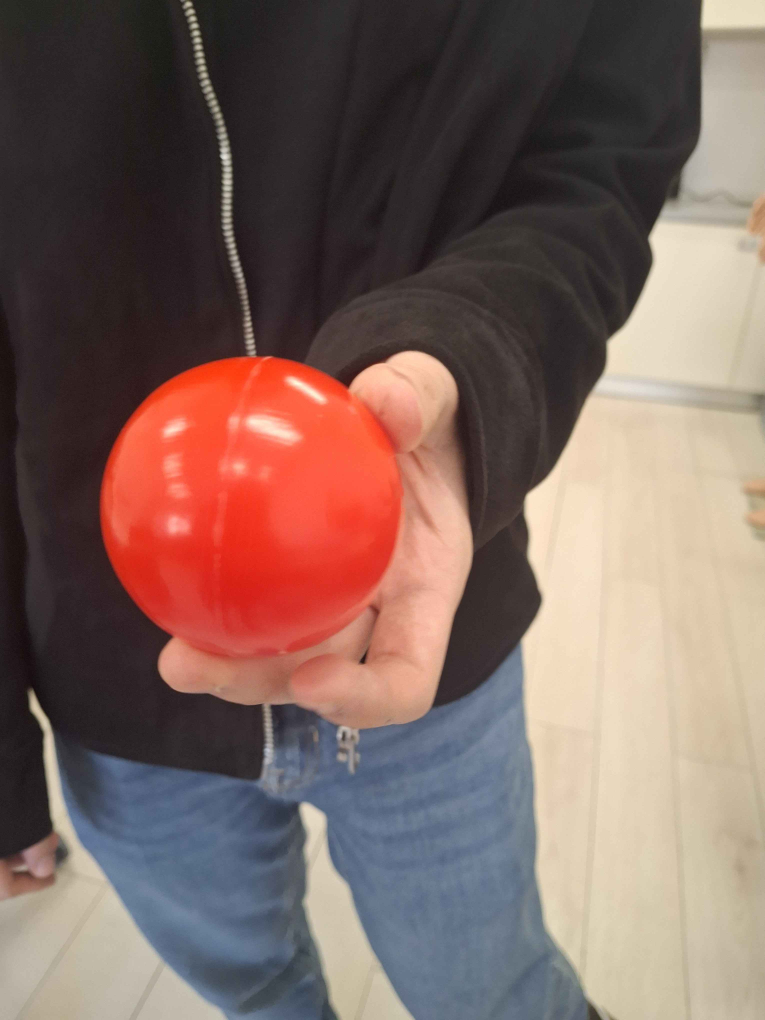
#> input picture src/server/pure_image_processing/samples/2.jpg, 3060 x 4080 px (shown at 1/4 size); its folder holds 4 pictures in this run
$ python detectEdges.py
#> lines starting #> are read from the running program, lines starting #| are printed output that depends on the picture; after the words box and inside, x2 and y2 are one past the last pixel; in counts of white or black regions, pixels touching at a corner belong together
#> in display_contours, image is the input picture: shape (4080, 3060, 3); mean B, G, R 95.8, 102.4, 126.1
### src/server/pure_image_processing/preprocess.py
import cv2
import numpy as np
import os


def preprocess_image(image):
    # 30% Zoom pentru eliminarea marginilor inutile din background
    height, width = image.shape[:2]
#> height = 4080; width = 3060
    center_x, center_y = width // 2, height // 2
#> center_x = 1530; center_y = 2040
    zoom_factor =1

    # Operatiune de resize pentru a ...
    # Putea sa aleg chestii precum conturui dupa valori pe care ma pot baza ca au o limita
    # folosit pentru testare
    crop_x = int(center_x * zoom_factor)
#> crop_x = 1530
    crop_y = int(center_y * zoom_factor)
#> crop_y = 2040
    cropped = image[center_y - crop_y:center_y + crop_y, center_x - crop_x:center_x + crop_x]
    resized = cv2.resize(cropped, (500, 500))
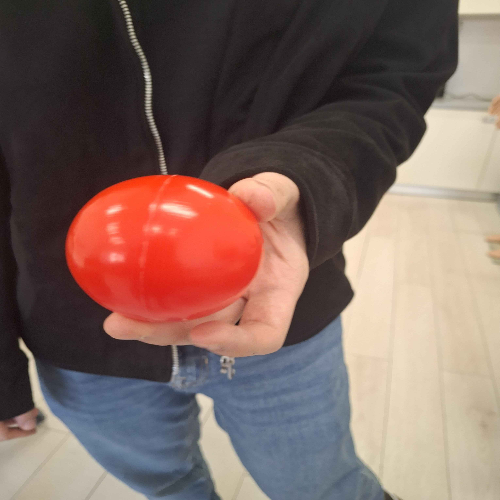
#> resized: shape (500, 500, 3); mean B, G, R 95.8, 102.3, 126


    gray = cv2.cvtColor(resized, cv2.COLOR_RGB2GRAY)
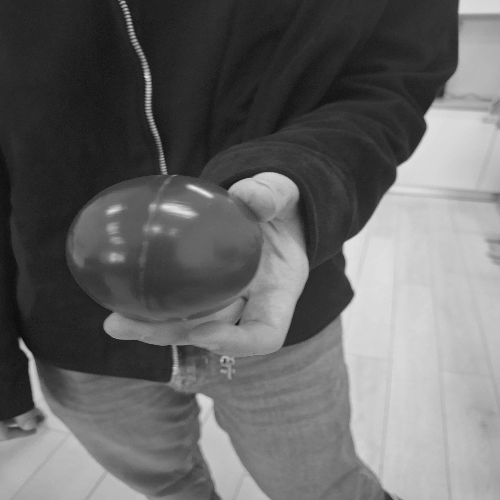
#> gray: shape (500, 500); min 8, max 235, mean 103

    equalized = cv2.equalizeHist(gray)
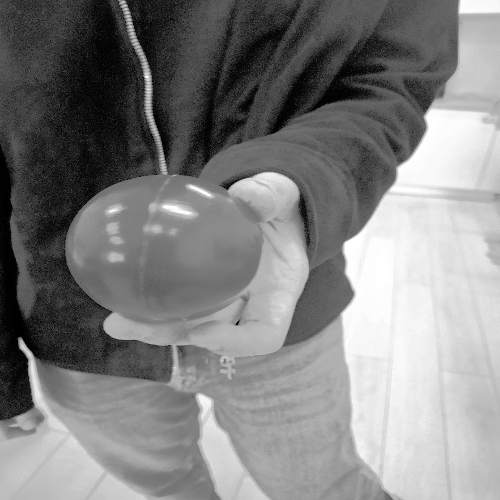
#> equalized: shape (500, 500); min 0, max 255, mean 128.6

    blurred = cv2.GaussianBlur(equalized, (7, 7), 0)

    thresh = cv2.adaptiveThreshold(
        blurred, 255, cv2.ADAPTIVE_THRESH_GAUSSIAN_C, cv2.THRESH_BINARY_INV, 11, 2
    )
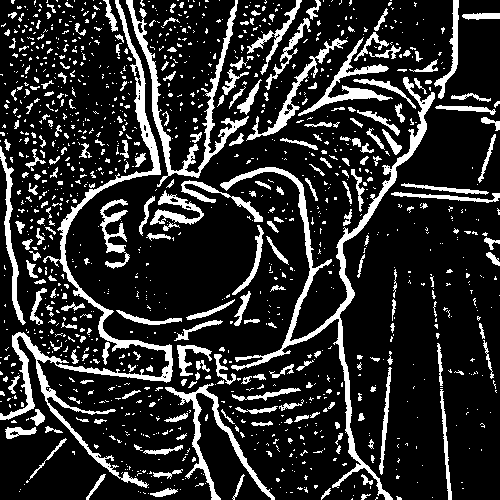
#> thresh: shape (500, 500); 17.4% white; 1272 white regions (1023 under 20 px), largest, box (x1, y1, x2, y2) and area: (0, 0, 173, 488) 5814, (220, 77, 435, 500) 5046, (126, 0, 249, 187) 2792

    #metoda apelata din disperare sa scap de goluri intre contururi
    kernel = cv2.getStructuringElement(cv2.MORPH_ELLIPSE, (7, 7))
    cleaned = cv2.morphologyEx(thresh, cv2.MORPH_CLOSE, kernel, iterations=11)
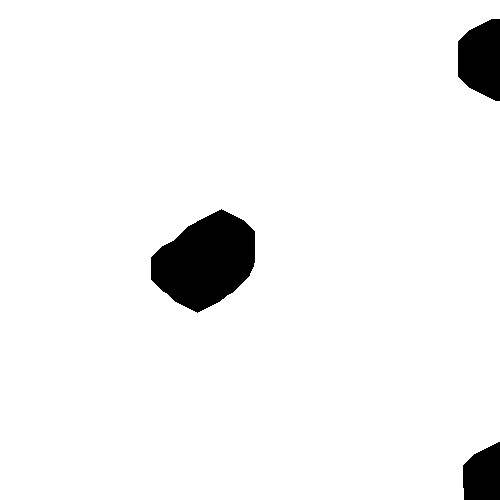
#> cleaned: shape (500, 500); 95.3% white; 3 black regions, box (x1, y1, x2, y2) and area: (151, 209, 255, 313) 7244, (458, 19, 500, 101) 2734, (463, 442, 500, 500) 1780

    #Algorigmul Canny pentru detectarea marginilor
    edges = cv2.Canny(cleaned, 150, 200)
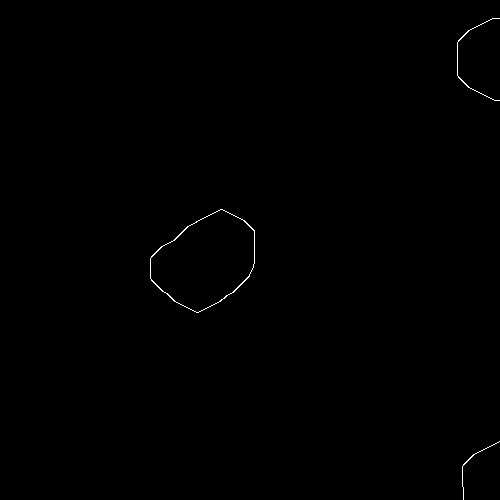
#> edges: shape (500, 500); 0.23% white in thin lines or dots, all inside (x1, y1, x2, y2) = (150, 18, 500, 500)


    return resized, edges

### src/server/pure_image_processing/detectEdges.py
import cv2
import numpy as np
import random
import os
from random import shuffle
from preprocess import preprocess_image


#Script helper pentru vizualizarea efectului preprocesarii asupra gasirii contururilor
def display_contours(image_path):
    image = cv2.imread(image_path)
    if image is None:
        print(f"Image {image_path} not found!")
        return

    useless,edges = preprocess_image(image)
    contours, _ = cv2.findContours(edges, cv2.RETR_EXTERNAL, cv2.CHAIN_APPROX_SIMPLE)
#> contours = 3 contours, 1 with area under 20; largest, box (x1, y1, x2, y2) and area: (150, 209, 255, 313) 7274, (457, 18, 500, 101) 21
    contour_canvas = np.zeros_like(image)

    for contour in contours:
        color = [random.randint(0, 255) for _ in range(3)]  # Generam o culoare aleatorie sa vizualizam contururile
        cv2.drawContours(contour_canvas, [contour], -1, color, thickness=2) # si le desenam :))
#> this loop made 3 passes
#> color on passes 1 to 3: [197, 215, 20], [132, 248, 207], [155, 244, 183]
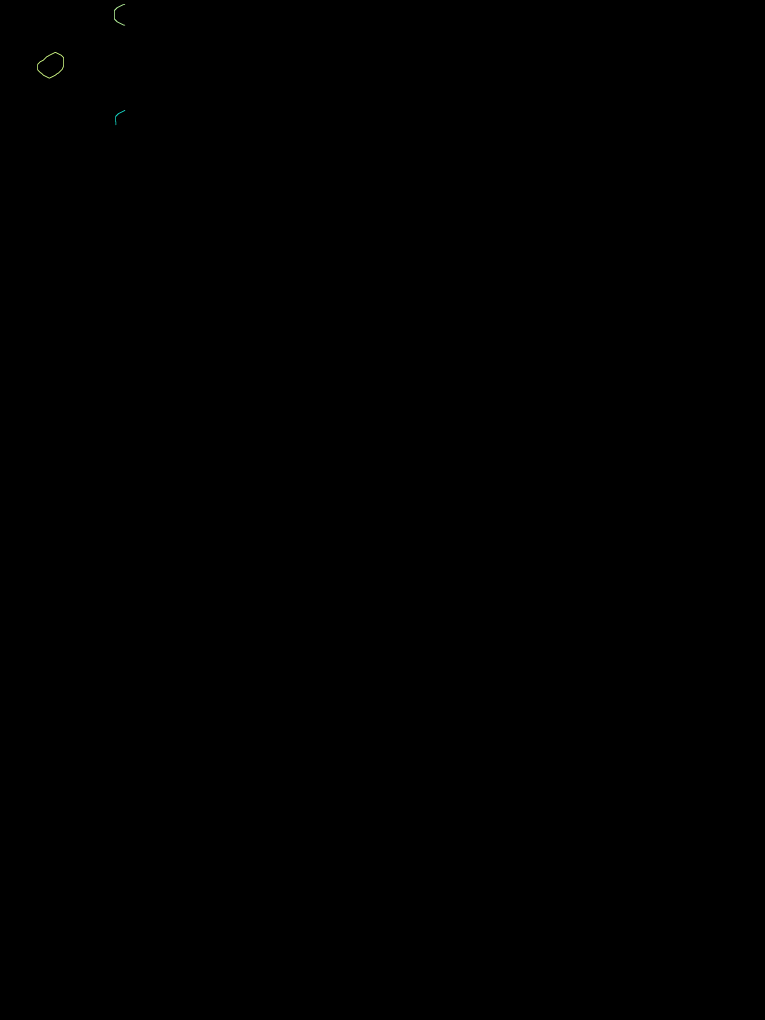
#> contour_canvas: shape (4080, 3060, 3) (shown at 1/4 size); mean of channels 0, 1, 2 0, 0, 0; drawn as B, G, R

    cv2.imshow(f"CONTUR - {os.path.basename(image_path)}", contour_canvas)
    cv2.waitKey(0)
    cv2.destroyAllWindows()

def show():
    folder_path = "samples"
    image_files = ["2.jpg"]
    shuffle(image_files)

    for image_file in image_files:
        image_path = os.path.join(folder_path, image_file)
        print(f"Processing: {image_file}")
        display_contours(image_path)


show()
cv2.destroyAllWindows()
